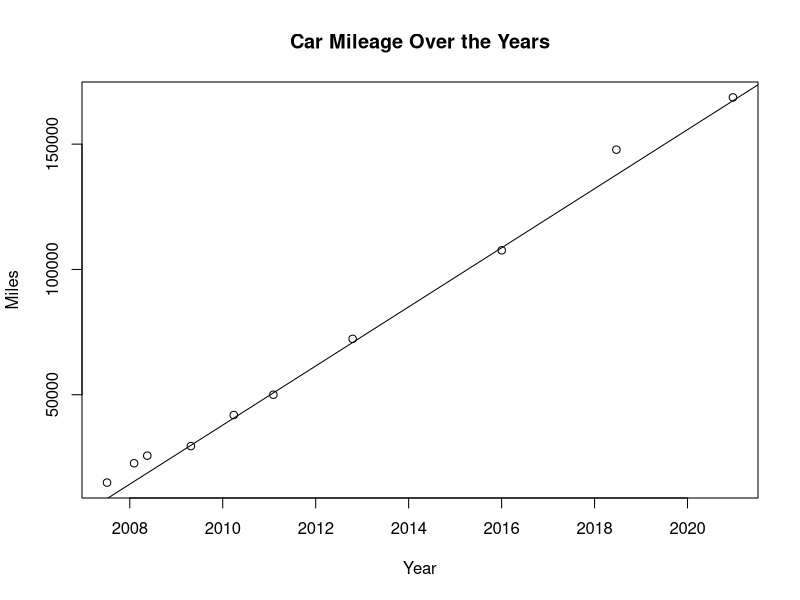

Recreate this plot in R.
Lines <- "Date Miles\n
2007-07-07 14945\n 2008-02-04 22663
2008-05-18 25695\n 2009-04-26 29500
2010-03-29 41900\n 2011-02-03 50000
2012-10-18 72300\n 2016-01-02 107620
2018-06-22 147803\n 2020-12-24 168650"
dm <- read.table(textConnection(Lines), header = TRUE)
dd=as.POSIXlt(dm$Date, format="%Y-%m-%d")
dn=1900+dd$year+dd$yday/366
dm$DateN <- dn
dm
plot(Miles ~ DateN, data = dm,
  xlab = "Year",
  ylab = "Miles",
  main = "Car Mileage Over the Years"
)
abline(-2.366e+07, 11790.0)
miles.mod1 = lm(Miles ~ DateN, data = dm)
summary(miles.mod1)
